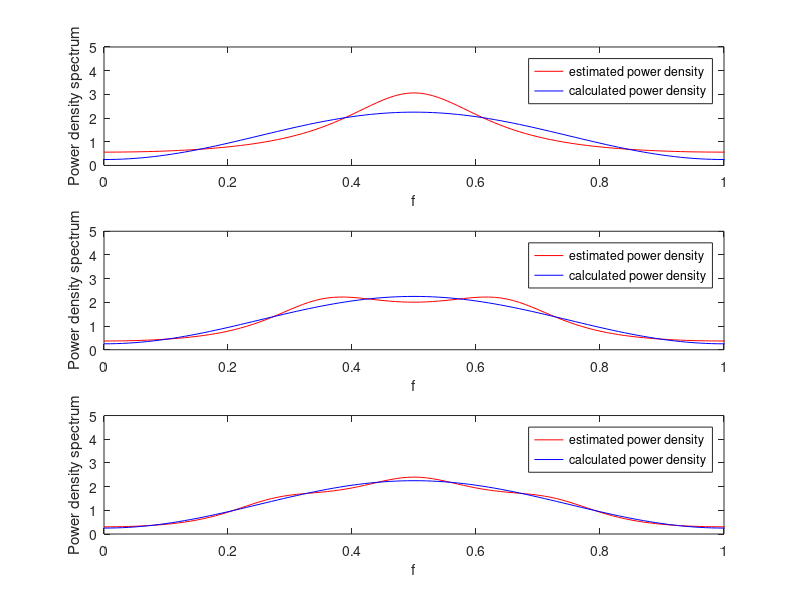

MATLAB code to generate this figure: (Note: this script raises an error after producing the figure.)
%% Problem 2
% c)

ym2=0;
ym1=-0.5;
y0=1.25;
y1=-0.5;
y2=0;
y3=0;

a1=-y1/y0

sigma_1=y0+a1*y1

order2_left=[y0 ym1; y1 y0];
order2_right=[y1 y2];

coefficients_2=-order2_right*order2_left^-1

sigma_2=y0+coefficients_2(1)*y1+coefficients_2(2)*y2

order3_left=[y0 ym1 ym2; y1 y0 ym1; y2 y1 y0];
order3_right=[y1 y2 y3];

coefficients_3=-order3_right*order3_left^-1

sigma_3=y0+coefficients_3(1)*y1+coefficients_3(2)*y2+coefficients_3(3)*y3

%%
% d)

f=0:1/100:2*pi;

sigma=[1.05 1.0119 1.0029];
ak_1=0.4;
ak_2=[0.4762 0.1905];
ak_3=[0.4941 0.2353 0.0941];

power_1=(sigma(1)^2)./(abs((1+ak_1*exp(-j*2*pi*f*1))).^2);

power_function=1.25-cos(2*pi*f);

figure
subplot(3,1,1);
plot(f, power_1, 'color', 'r');
hold on;
plot(f, power_function, 'color', 'b');
xlabel('f');
ylabel('Power density spectrum');
legend('estimated power density', 'calculated power density');
axis([0 1 0 5]);

subplot(3,1,2);
power_2=(sigma(2)^2)./(abs((1+ak_2(1)*exp(-j*2*pi*f*1)+ak_2(2)*exp(-j*2*pi*f*2))).^2);
plot(f, power_2, 'color', 'r');
hold on;
plot(f, power_function, 'color', 'b');
xlabel('f');
ylabel('Power density spectrum');
legend('estimated power density', 'calculated power density');
axis([0 1 0 5]);


subplot(3,1,3);
power_3=(sigma(3)^2)./(abs((1+ak_3(1)*exp(-j*2*pi*f*1)+ak_3(2)*exp(-j*2*pi*f*2)+ak_3(3)*exp(-j*2*pi*f*3))).^2);
plot(f, power_3, 'color', 'r');
hold on;
plot(f, power_function, 'color', 'b');
xlabel('f');
ylabel('Power density spectrum');
legend('estimated power density', 'calculated power density');
axis([0 1 0 5]);

%%
% The more coefficients, the closer the estimate

%% Problem 3

Fs=8000;

x_a=wavread('/home/hanshell/workspace/TTT4120/Oving8/Vowels/a.wav');
x_e=wavread('/home/hanshell/workspace/TTT4120/Oving8/Vowels/e.wav');
x_i=wavread('/home/hanshell/workspace/TTT4120/Oving8/Vowels/i.wav');
x_o=wavread('/home/hanshell/workspace/TTT4120/Oving8/Vowels/o.wav');
x_u=wavread('/home/hanshell/workspace/TTT4120/Oving8/Vowels/u.wav');
x_y=wavread('/home/hanshell/workspace/TTT4120/Oving8/Vowels/y.wav');
x_ae=wavread('/home/hanshell/workspace/TTT4120/Oving8/Vowels/ae.wav');
x_oe=wavread('/home/hanshell/workspace/TTT4120/Oving8/Vowels/oe.wav');
x_aa=wavread('/home/hanshell/workspace/TTT4120/Oving8/Vowels/aa.wav');

lpc_a=lpc(x_a, 10);
lpc_e=lpc(x_e, 10);
lpc_i=lpc(x_i, 10);
lpc_o=lpc(x_o, 10);
lpc_u=lpc(x_u, 10);
lpc_y=lpc(x_y, 10);
lpc_ae=lpc(x_ae, 10);
lpc_oe=lpc(x_oe, 10);
lpc_aa=lpc(x_aa, 10);

sound(x_a, Fs);

a=filter(lpc_a, 1, x_a);
pause(1);
sound(a, Fs);

x_i2=filter(1, lpc_i, a);
pause(1);
sound(x_i2, Fs);

